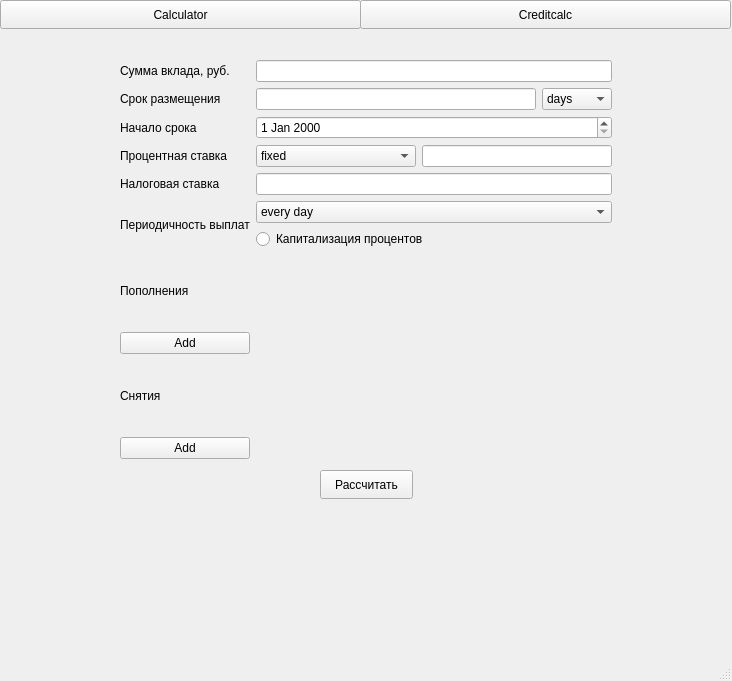
<?xml version="1.0" encoding="UTF-8"?>
<ui version="4.0">
 <class>depositcalc</class>
 <widget class="QMainWindow" name="depositcalc">
  <property name="geometry">
   <rect>
    <x>0</x>
    <y>0</y>
    <width>732</width>
    <height>681</height>
   </rect>
  </property>
  <property name="windowTitle">
   <string>depositcalc</string>
  </property>
  <widget class="QWidget" name="centralwidget">
   <widget class="QWidget" name="gridLayoutWidget">
    <property name="geometry">
     <rect>
      <x>120</x>
      <y>60</y>
      <width>492</width>
      <height>399</height>
     </rect>
    </property>
    <layout class="QGridLayout" name="gridLayout">
     <item row="3" column="1">
      <layout class="QHBoxLayout" name="horizontalLayout_2">
       <item>
        <widget class="QComboBox" name="comboBox_2">
         <item>
          <property name="text">
           <string>fixed</string>
          </property>
         </item>
         <item>
          <property name="text">
           <string>depends on the amount</string>
          </property>
         </item>
         <item>
          <property name="text">
           <string>depends on the term</string>
          </property>
         </item>
        </widget>
       </item>
       <item>
        <widget class="QLineEdit" name="lineEdit_3"/>
       </item>
      </layout>
     </item>
     <item row="0" column="1">
      <widget class="QLineEdit" name="lineEdit"/>
     </item>
     <item row="1" column="0">
      <widget class="QLabel" name="time_label">
       <property name="text">
        <string>Срок размещения</string>
       </property>
      </widget>
     </item>
     <item row="5" column="0">
      <widget class="QLabel" name="period_label">
       <property name="text">
        <string>Периодичность выплат</string>
       </property>
      </widget>
     </item>
     <item row="5" column="1">
      <layout class="QVBoxLayout" name="verticalLayout">
       <item>
        <widget class="QComboBox" name="comboBox_3">
         <item>
          <property name="text">
           <string>every day</string>
          </property>
         </item>
         <item>
          <property name="text">
           <string>once a month</string>
          </property>
         </item>
         <item>
          <property name="text">
           <string>once a quarter</string>
          </property>
         </item>
         <item>
          <property name="text">
           <string>once a year</string>
          </property>
         </item>
         <item>
          <property name="text">
           <string>at the end of the term</string>
          </property>
         </item>
        </widget>
       </item>
       <item>
        <widget class="QRadioButton" name="radioButton">
         <property name="text">
          <string>Капитализация процентов</string>
         </property>
        </widget>
       </item>
      </layout>
     </item>
     <item row="4" column="0">
      <widget class="QLabel" name="nalog_label">
       <property name="text">
        <string>Налоговая ставка</string>
       </property>
      </widget>
     </item>
     <item row="1" column="1">
      <layout class="QHBoxLayout" name="horizontalLayout">
       <item>
        <widget class="QLineEdit" name="lineEdit_2"/>
       </item>
       <item>
        <widget class="QComboBox" name="comboBox">
         <item>
          <property name="text">
           <string>days</string>
          </property>
         </item>
         <item>
          <property name="text">
           <string>months</string>
          </property>
         </item>
         <item>
          <property name="text">
           <string>years</string>
          </property>
         </item>
        </widget>
       </item>
      </layout>
     </item>
     <item row="2" column="1">
      <widget class="QDateEdit" name="dateEdit_6"/>
     </item>
     <item row="3" column="0">
      <widget class="QLabel" name="proz_label">
       <property name="text">
        <string>Процентная ставка</string>
       </property>
      </widget>
     </item>
     <item row="4" column="1">
      <widget class="QLineEdit" name="lineEdit_6"/>
     </item>
     <item row="2" column="0">
      <widget class="QLabel" name="begin_data_label">
       <property name="text">
        <string>Начало срока</string>
       </property>
      </widget>
     </item>
     <item row="0" column="0">
      <widget class="QLabel" name="sum_label">
       <property name="text">
        <string>Сумма вклада, руб.</string>
       </property>
      </widget>
     </item>
     <item row="6" column="1">
      <layout class="QVBoxLayout" name="widgets_frame"/>
     </item>
     <item row="6" column="0">
      <layout class="QVBoxLayout" name="verticalLayout_2">
       <item>
        <widget class="QLabel" name="replenishment_label">
         <property name="text">
          <string>Пополнения</string>
         </property>
        </widget>
       </item>
       <item>
        <widget class="QPushButton" name="addDeposit_button">
         <property name="text">
          <string>Add</string>
         </property>
        </widget>
       </item>
      </layout>
     </item>
     <item row="8" column="0">
      <layout class="QVBoxLayout" name="verticalLayout_3">
       <item>
        <widget class="QLabel" name="label_7">
         <property name="text">
          <string>Снятия</string>
         </property>
        </widget>
       </item>
       <item>
        <widget class="QPushButton" name="addWithdrawal_button">
         <property name="text">
          <string>Add</string>
         </property>
        </widget>
       </item>
      </layout>
     </item>
     <item row="8" column="1">
      <layout class="QVBoxLayout" name="widgets_frame2"/>
     </item>
    </layout>
   </widget>
   <widget class="QPushButton" name="pushButton">
    <property name="geometry">
     <rect>
      <x>320</x>
      <y>470</y>
      <width>93</width>
      <height>29</height>
     </rect>
    </property>
    <property name="text">
     <string>Рассчитать</string>
    </property>
   </widget>
   <widget class="QPushButton" name="pushButton_2">
    <property name="geometry">
     <rect>
      <x>0</x>
      <y>0</y>
      <width>361</width>
      <height>29</height>
     </rect>
    </property>
    <property name="text">
     <string>Calculator</string>
    </property>
   </widget>
   <widget class="QPushButton" name="pushButton_3">
    <property name="geometry">
     <rect>
      <x>360</x>
      <y>0</y>
      <width>371</width>
      <height>29</height>
     </rect>
    </property>
    <property name="text">
     <string>Creditcalc</string>
    </property>
   </widget>
  </widget>
  <widget class="QStatusBar" name="statusbar"/>
 </widget>
 <resources/>
 <connections/>
</ui>
